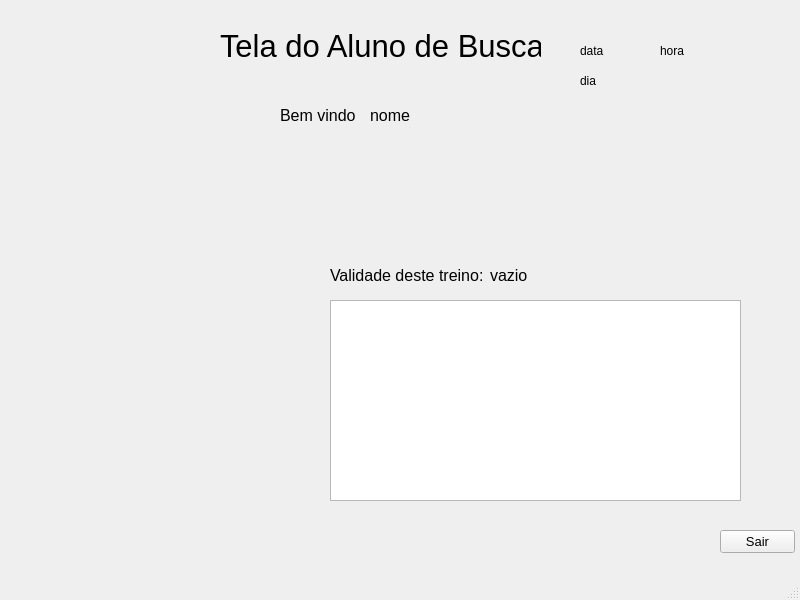
<?xml version="1.0" encoding="UTF-8"?>
<ui version="4.0">
 <class>telaAlunoBuscaTreino</class>
 <widget class="QMainWindow" name="telaAlunoBuscaTreino">
  <property name="geometry">
   <rect>
    <x>0</x>
    <y>0</y>
    <width>800</width>
    <height>600</height>
   </rect>
  </property>
  <property name="sizePolicy">
   <sizepolicy hsizetype="Fixed" vsizetype="Fixed">
    <horstretch>0</horstretch>
    <verstretch>0</verstretch>
   </sizepolicy>
  </property>
  <property name="minimumSize">
   <size>
    <width>800</width>
    <height>600</height>
   </size>
  </property>
  <property name="maximumSize">
   <size>
    <width>800</width>
    <height>600</height>
   </size>
  </property>
  <property name="windowTitle">
   <string>MainWindow</string>
  </property>
  <widget class="QWidget" name="centralwidget">
   <widget class="QPushButton" name="btnSair">
    <property name="geometry">
     <rect>
      <x>720</x>
      <y>530</y>
      <width>75</width>
      <height>23</height>
     </rect>
    </property>
    <property name="font">
     <font>
      <pointsize>10</pointsize>
     </font>
    </property>
    <property name="text">
     <string>Sair</string>
    </property>
   </widget>
   <widget class="QLabel" name="lblNome_2">
    <property name="geometry">
     <rect>
      <x>330</x>
      <y>260</y>
      <width>161</width>
      <height>31</height>
     </rect>
    </property>
    <property name="font">
     <font>
      <pointsize>12</pointsize>
      <weight>50</weight>
      <bold>false</bold>
     </font>
    </property>
    <property name="text">
     <string>Validade deste treino:</string>
    </property>
   </widget>
   <widget class="QLabel" name="lblHora">
    <property name="geometry">
     <rect>
      <x>660</x>
      <y>40</y>
      <width>61</width>
      <height>21</height>
     </rect>
    </property>
    <property name="text">
     <string>hora</string>
    </property>
   </widget>
   <widget class="QLabel" name="label">
    <property name="geometry">
     <rect>
      <x>220</x>
      <y>20</y>
      <width>321</width>
      <height>51</height>
     </rect>
    </property>
    <property name="font">
     <font>
      <pointsize>23</pointsize>
     </font>
    </property>
    <property name="text">
     <string>Tela do Aluno de Busca</string>
    </property>
   </widget>
   <widget class="QLabel" name="lblData">
    <property name="geometry">
     <rect>
      <x>580</x>
      <y>40</y>
      <width>61</width>
      <height>21</height>
     </rect>
    </property>
    <property name="text">
     <string>data</string>
    </property>
   </widget>
   <widget class="QLabel" name="lblDia">
    <property name="geometry">
     <rect>
      <x>580</x>
      <y>70</y>
      <width>71</width>
      <height>21</height>
     </rect>
    </property>
    <property name="text">
     <string>dia</string>
    </property>
   </widget>
   <widget class="QLabel" name="label_2">
    <property name="geometry">
     <rect>
      <x>280</x>
      <y>100</y>
      <width>81</width>
      <height>31</height>
     </rect>
    </property>
    <property name="font">
     <font>
      <pointsize>12</pointsize>
      <weight>50</weight>
      <bold>false</bold>
     </font>
    </property>
    <property name="text">
     <string>Bem vindo</string>
    </property>
   </widget>
   <widget class="QLabel" name="lblValidade">
    <property name="geometry">
     <rect>
      <x>490</x>
      <y>260</y>
      <width>161</width>
      <height>31</height>
     </rect>
    </property>
    <property name="font">
     <font>
      <pointsize>12</pointsize>
      <weight>50</weight>
      <bold>false</bold>
     </font>
    </property>
    <property name="text">
     <string>vazio</string>
    </property>
   </widget>
   <widget class="QTableView" name="tabelaExercicios">
    <property name="geometry">
     <rect>
      <x>330</x>
      <y>300</y>
      <width>411</width>
      <height>201</height>
     </rect>
    </property>
   </widget>
   <widget class="QLabel" name="lblNome">
    <property name="geometry">
     <rect>
      <x>370</x>
      <y>100</y>
      <width>141</width>
      <height>31</height>
     </rect>
    </property>
    <property name="font">
     <font>
      <pointsize>12</pointsize>
      <weight>50</weight>
      <bold>false</bold>
     </font>
    </property>
    <property name="text">
     <string>nome</string>
    </property>
   </widget>
  </widget>
  <widget class="QMenuBar" name="menubar">
   <property name="geometry">
    <rect>
     <x>0</x>
     <y>0</y>
     <width>800</width>
     <height>21</height>
    </rect>
   </property>
  </widget>
  <widget class="QStatusBar" name="statusbar"/>
 </widget>
 <resources/>
 <connections/>
</ui>
